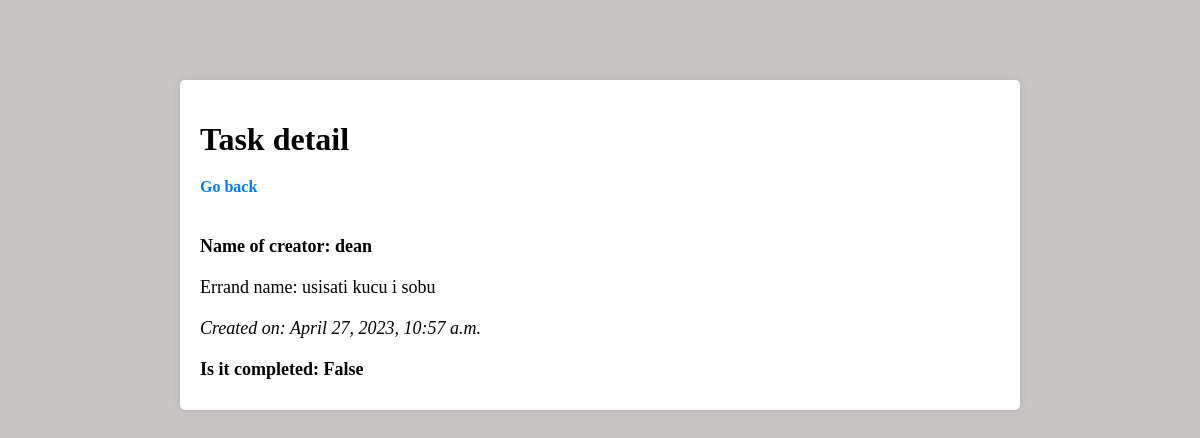
The app's page /detail/21/ (signed in), older data.
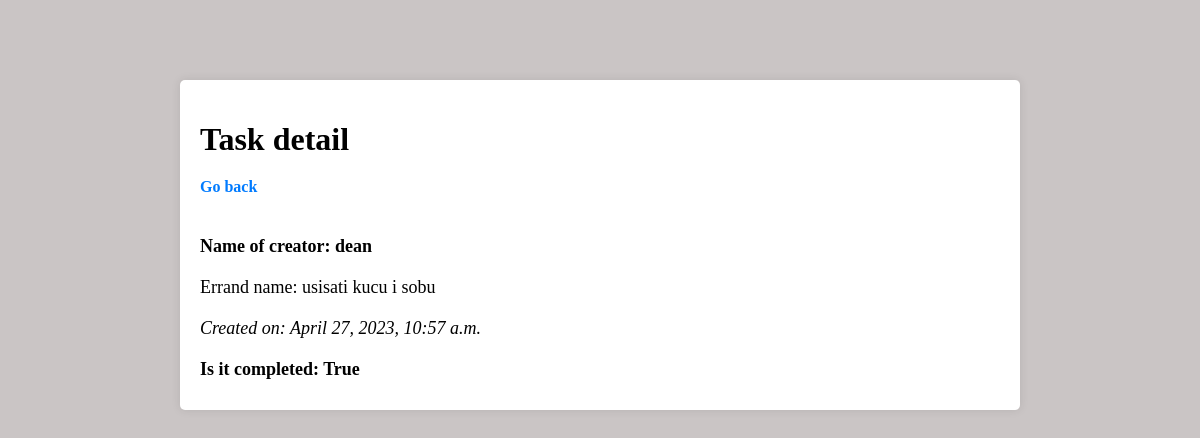
The same page, newer data.
### core/models.py (models this page shows, shortened)
class Errand(models.Model):
    created_by = models.ForeignKey(User, on_delete=models.CASCADE, null=True, blank=True)
    title = models.CharField(max_length=250)
    completed = models.BooleanField(default=False)
    created_time = models.DateTimeField(auto_now_add=True)
    class Meta:
        ordering = ['completed']

### core/views.py (the view)
# urls.py: path('detail/<int:pk>/', views.errand_detail, name="detail"), # uvjek stavi slash "/" na kraju path-a
@login_required
def errand_detail(request, pk):
    if request.method == "GET":
        errand = Errand.objects.get(pk=pk)
        return render(request, 'core/errand_detail.html', {
            'errand': errand
        })

### core/templates/core/errand_detail.html
{% extends 'core/main.html' %}
{% block content %}
<h1 class="detail-headline">Task detail</h1>
<a class="go-back-btn" href="{% url 'errands' %}">Go back</a>
<p class="creator-name">Name of creator: {{errand.created_by}}</p>
<p class="errand-name">Errand name: {{errand.title}}</p>
<p class="date-created">Created on: {{errand.created_time}}</p>
<p class="is-completed">Is it completed: {{errand.completed}}</p>
{% endblock %}

Row changes from the older to the newer data that the page shows:
changed Errand "usisati kucu i sobu": completed "False" → "True"
